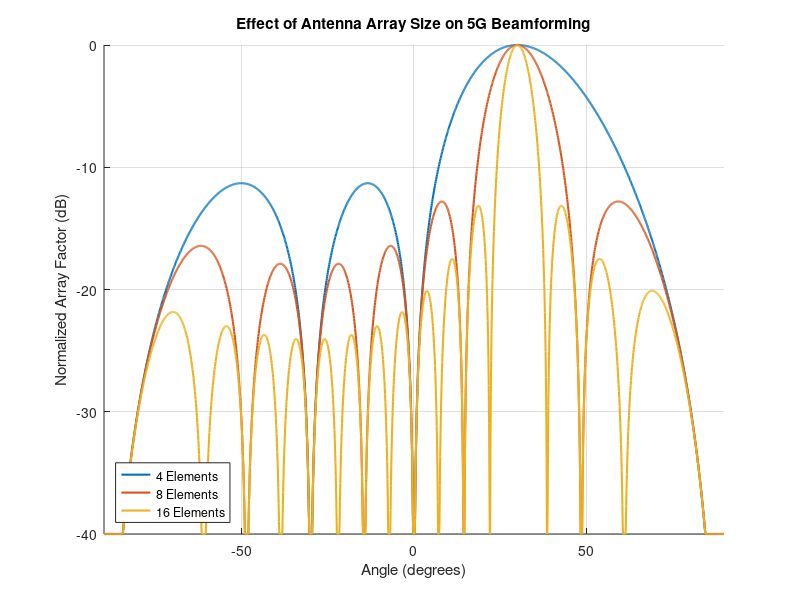

Write the MATLAB code that produced this figure.
clc;
clear;
close all;

%% Effect of Antenna Array Size on Beamforming

% Operating frequency
f = 28e9;                 % 28 GHz

% Speed of light
c = 3e8;

% Wavelength
lambda = c/f;

% Half-wavelength antenna spacing
d = lambda/2;

% Angle range
theta = -90:0.1:90;

% Steering angle
steering_angle = 30;

% Different numbers of antenna elements
N_values = [4 8 16];

%% Create figure
figure;
hold on;

for k = 1:length(N_values)

    N = N_values(k);

    % Phase shift for beam steering
    beta = -2*pi*d/lambda*sind(steering_angle);

    % Array factor
    AF = zeros(size(theta));

    for n = 0:N-1
        AF = AF + exp(1j*n*(2*pi*d/lambda*sind(theta) + beta));
    end

    % Normalize
    AF = abs(AF);
    AF = AF/max(AF);

    % Convert to dB
    AF_dB = 20*log10(AF + eps);

    % Limit minimum value
    AF_dB(AF_dB < -40) = -40;

    % Plot
    plot(theta, AF_dB, 'LineWidth', 1.5);

end

%% Graph formatting
grid on;

xlabel('Angle (degrees)');
ylabel('Normalized Array Factor (dB)');

title('Effect of Antenna Array Size on 5G Beamforming');

legend('4 Elements', ...
       '8 Elements', ...
       '16 Elements', ...
       'Location','southwest');

xlim([-90 90]);
ylim([-40 0]);

hold off;
